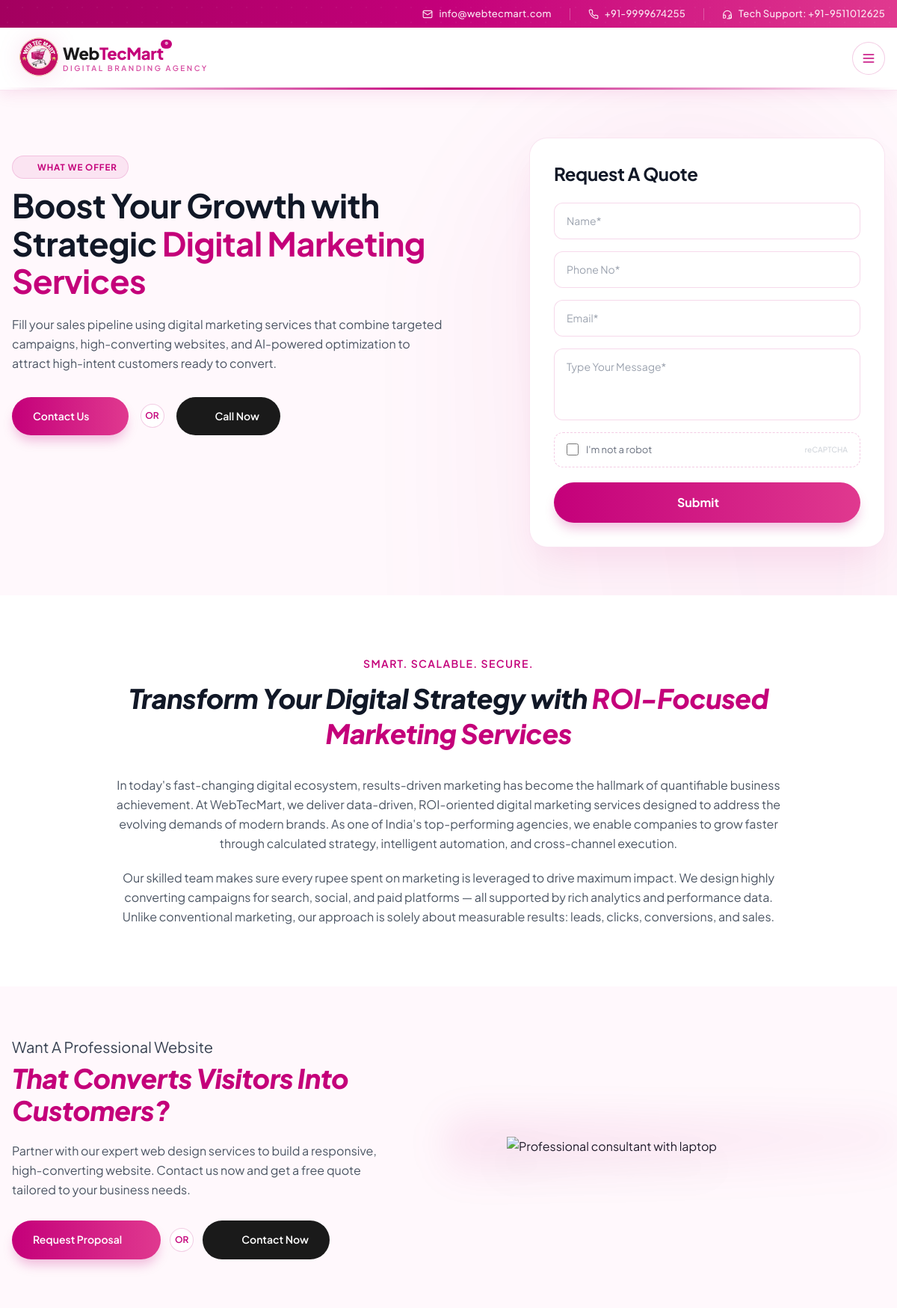
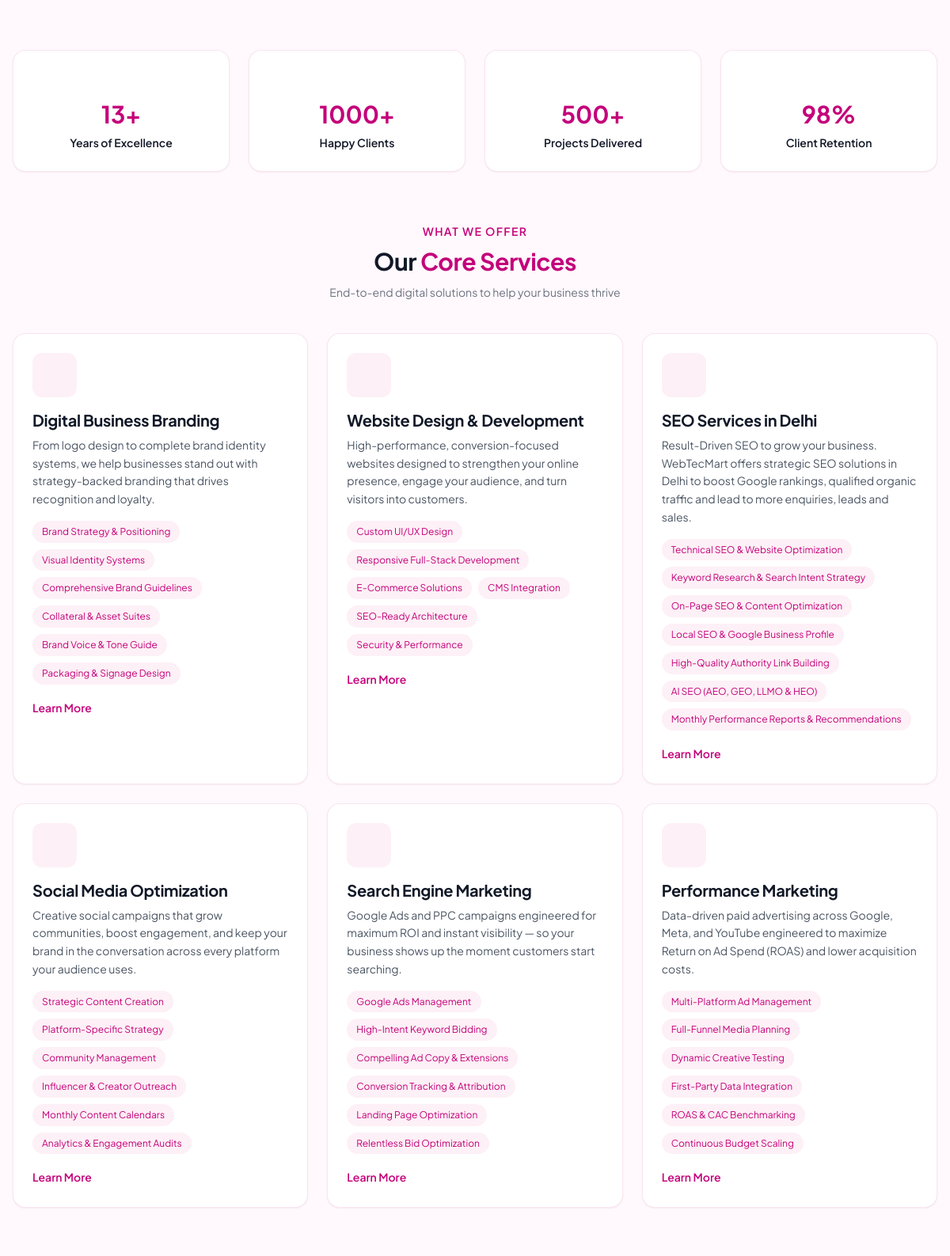
/services.php (upper part), run on the app's committed database (2 pictures, top to bottom).
### tables this page shows
CREATE TABLE content_items (
            id INTEGER PRIMARY KEY AUTOINCREMENT,
            content_type TEXT NOT NULL,
            title TEXT NOT NULL,
            summary TEXT,
            body TEXT,
            metadata TEXT,
            sort_order INTEGER DEFAULT 0,
            is_active INTEGER DEFAULT 1,
            created_at DATETIME DEFAULT CURRENT_TIMESTAMP,
            updated_at DATETIME DEFAULT CURRENT_TIMESTAMP
        );

### config.php (called while the page is built, shortened)
<?php
function db(): PDO
{
    static $pdo;
    if ($pdo instanceof PDO) {
        return $pdo;
    }
    $pdo = new PDO('sqlite:' . DB_PATH);
    $pdo->setAttribute(PDO::ATTR_ERRMODE, PDO::ERRMODE_EXCEPTION);
    $pdo->setAttribute(PDO::ATTR_DEFAULT_FETCH_MODE, PDO::FETCH_ASSOC);
    return $pdo;
}
function e(string $value): string
{
    return htmlspecialchars($value ?? '', ENT_QUOTES, 'UTF-8');
}

### functions.php (called while the page is built, shortened)
<?php
require_once __DIR__ . '/config.php';
function serviceDetailPages(): array
{
    $defaults = array_map(static function (array $page): array {
        $metadata = $page['metadata'] ?? [];
        unset($page['metadata']);
        return array_merge($page, is_array($metadata) ? $metadata : []);
    }, $defaults);
    $seedMarker = db()->prepare('SELECT 1 FROM cms_content_type_state WHERE content_type = :type');
    $seedMarker->execute([':type' => 'service_detail_defaults_v1']);
    $pages = cmsContent('service_detail', $defaults);
    $defaultsBySlug = [];
    foreach ($defaults as $defaultPage) $defaultsBySlug[$defaultPage['slug']] = $defaultPage;
    foreach ($pages as &$page) {
        $slug = (string) ($page['slug'] ?? '');
        if (isset($defaultsBySlug[$slug])) {
            $page = array_merge($defaultsBySlug[$slug], $page);
        }
    }
    return $pages;
}
function servicesPageContent(): array
{
    $items = cmsContent('services_page', [$defaults]);
    $content = array_merge($defaults, $items[0] ?? []);
    $dbPages = serviceDetailPages();
    $dbPagesBySlug = [];
    foreach ($dbPages as $dp) {
        if (!empty($dp['slug'])) {
            $dbPagesBySlug[$dp['slug']] = $dp;
        }
    }
    $coreSlugMap = [
        0 => 'digital-business-branding',
        1 => 'website-design-development',
        2 => 'seo-services-delhi',
        3 => 'social-media-optimization',
        4 => 'search-engine-marketing',
        5 => 'performance-marketing',
    ];
    foreach ($content['main_services'] as $idx => &$ms) {
        $slug = $coreSlugMap[$idx] ?? '';
        if ($slug && isset($dbPagesBySlug[$slug])) {
            $dbItem = $dbPagesBySlug[$slug];
            if (!empty($dbItem['features'])) {
                $ms['features'] = array_map(function($f) {
                    return is_array($f) ? ($f['title'] ?? '') : (string) $f;
                }, $dbItem['features']);
            }
        }
    }
    $seoSlugMap = [
        0 => 'local-seo',
        1 => 'national-seo',
        2 => 'international-seo',
    ];
    foreach ($content['seo_services'] as $idx => &$ss) {
        $slug = $seoSlugMap[$idx] ?? '';
        if ($slug && isset($dbPagesBySlug[$slug])) {
            $dbItem = $dbPagesBySlug[$slug];
            if (!empty($dbItem['features'])) {
                $ss['benefits'] = array_map(function($f) {
                    return is_array($f) ? ($f['title'] ?? '') : (string) $f;
                }, array_slice($dbItem['features'], 0, 3));
            }
        }
    }
    return $content;
}
    ?>
    <?php
function cmsContent(string $type, array $defaults): array
{
    $stmt = db()->prepare('SELECT id, title, summary, body, metadata FROM content_items WHERE content_type = :type AND is_active = 1 ORDER BY sort_order ASC, id ASC');
    $stmt->execute([':type' => $type]);
    $rows = $stmt->fetchAll();
    $initialized = db()->prepare('INSERT OR IGNORE INTO cms_content_type_state (content_type) VALUES (:type)');
    $initialized->execute([':type' => $type]);
    return array_map(function (array $row) use ($type): array {
        $item = json_decode($row['metadata'] ?? '', true);
        if (!is_array($item)) {
            $item = [];
        }
        if ($type === 'blog') {
            $item['id'] = (int) ($row['id'] ?? 0);
        }
        $item['title'] = $row['title'];
        $item['summary'] = $row['summary'] ?? '';
        if ($row['body'] !== '') {
            $item['body'] = $row['body'];
        }
        if ($type === 'pricing') {
            $item = [
                'name' => $row['title'],
                'price' => $item['price'] ?? 'Contact us',
                'description' => $row['summary'] ?? '',
                'features' => $row['body'] !== '' ? preg_split('/\r\n|\r|\n/', $row['body']) : [],
                'popular' => (bool) ($item['popular'] ?? false),
            ];
        }
        return $item;
    }, $rows);
}

### services.php (the view, shortened to what this page needs)
<?php require_once __DIR__ . '/app/templates/header.php'; ?>
<?php
$servicesContent = servicesPageContent();
$mainServices = $servicesContent['main_services'];
$stats = $servicesContent['stats'];
function spIcon(string $name): string {
    $path = $icons[$name] ?? '';
    return '<svg xmlns="http://www.w3.org/2000/svg" viewBox="0 0 24 24" fill="none" stroke="currentColor" stroke-width="2" stroke-linecap="round" stroke-linejoin="round">' . $path . '</svg>';
}
?>
<main class="sp-page" id="servicesPage">
    <div class="sp-bg">
    </div>
    <section class="sp-hero">
        <div class="sp-container">
            <div class="sp-hero-grid">
                <div class="sp-hero-left">
                    <div class="sp-pill">
                        <?= spIcon('sparkles') ?>
                        <span><?= e((string) $servicesContent['hero_badge']) ?></span>
                    </div>
                    <h1 class="sp-hero-h1">
                        <?= e((string) $servicesContent['hero_heading_prefix']) ?>
                        <span class="accent"><?= e((string) $servicesContent['hero_heading_highlight']) ?></span>
                    </h1>
                    <p class="sp-hero-sub"><?= e((string) $servicesContent['summary']) ?></p>
                    <div class="sp-hero-btns">
                        <a href="<?= e((string) $servicesContent['hero_primary_href']) ?>" class="sp-btn-primary">
                            <?= e((string) $servicesContent['hero_primary_label']) ?>
                            <?= spIcon('arrow') ?>
                        </a>
                        <span class="sp-or-badge"><?= e((string) $servicesContent['button_separator_label']) ?></span>
                        <a href="tel:<?= e((string) $servicesContent['hero_phone']) ?>" class="sp-btn-dark">
                            <?= spIcon('phone') ?>
                            <?= e((string) $servicesContent['hero_phone_label']) ?>
                        </a>
                    </div>
                </div>
                <div class="sp-quote-card">
                    <h2><?= e((string) $servicesContent['quote_title']) ?></h2>
                    <form class="sp-quote-form" method="POST" action="/contact.php">
                        <input type="text" name="name" placeholder="<?= e((string) $servicesContent['quote_name_placeholder']) ?>" class="sp-quote-input" required>
                        <input type="tel" name="phone" placeholder="<?= e((string) $servicesContent['quote_phone_placeholder']) ?>" class="sp-quote-input" required>
                        <input type="email" name="email" placeholder="<?= e((string) $servicesContent['quote_email_placeholder']) ?>" class="sp-quote-input" required>
                        <textarea name="message" placeholder="<?= e((string) $servicesContent['quote_message_placeholder']) ?>" rows="3" class="sp-quote-textarea" required></textarea>
                        <label class="sp-recaptcha">
                            <span class="sp-recaptcha-left">
                                <input type="checkbox" required>
                                <span><?= e((string) $servicesContent['robot_label']) ?></span>
                            </span>
                            <span class="sp-recaptcha-brand"><?= e((string) $servicesContent['recaptcha_label']) ?></span>
                        </label>
                        <button type="submit" class="sp-submit">
                            <?= e((string) $servicesContent['quote_submit_label']) ?>
                            <?= spIcon('send') ?>
                        </button>
                    </form>
                </div>
            </div>
        </div>
    </section>
    <section class="sp-intro">
        <div class="sp-container">
            <div class="sp-intro-inner">
                <p class="sp-intro-eyebrow"><?= e((string) $servicesContent['intro_eyebrow']) ?></p>
                <h2 class="sp-intro-h2">
                    <?= e((string) $servicesContent['intro_heading_prefix']) ?>
                    <span class="accent"><?= e((string) $servicesContent['intro_heading_highlight']) ?></span>
                </h2>
                <div class="sp-intro-body">
                    <?php foreach ($servicesContent['intro_paragraphs'] as $paragraph): ?>
                        <?php if (trim((string) $paragraph) !== ''): ?><p><?= e((string) $paragraph) ?></p><?php endif; ?>
                    <?php endforeach; ?>
                </div>
            </div>
        </div>
    </section>
    <section class="sp-website-cta">
        <div class="sp-container">
            <div class="sp-website-grid">
                <div>
                    <p class="sp-website-pre"><?= e((string) $servicesContent['website_pre']) ?></p>
                    <h2 class="sp-website-h2">
                        <?= e((string) $servicesContent['website_heading']) ?>
                    </h2>
                    <p class="sp-website-sub"><?= e((string) $servicesContent['website_description']) ?></p>
                    <div class="sp-website-btns">
                        <a href="<?= e((string) $servicesContent['website_primary_href']) ?>" class="sp-btn-primary">
                            <?= e((string) $servicesContent['website_primary_label']) ?>
                            <?= spIcon('arrow') ?>
                        </a>
                        <span class="sp-or-badge"><?= e((string) $servicesContent['button_separator_label']) ?></span>
                        <a href="tel:<?= e((string) $servicesContent['website_phone']) ?>" class="sp-btn-dark">
                            <?= spIcon('phone') ?>
                            <?= e((string) $servicesContent['website_phone_label']) ?>
                        </a>
                    </div>
                </div>
                <div class="sp-website-image">
                    <img
                        src="<?= e((string) $servicesContent['website_image']) ?>"
                        alt="<?= e((string) $servicesContent['website_image_alt']) ?>"
                        loading="lazy"
                    >
                </div>
            </div>
        </div>
    </section>
    <section class="sp-stats-section">
        <div class="sp-container">
            <div class="sp-stats">
                <?php foreach ($stats as $stat): ?>
                    <div class="sp-stat">
                        <?= spIcon($stat['icon']) ?>
                        <div class="sp-stat-value"><?= htmlspecialchars($stat['value']) ?></div>
                        <div class="sp-stat-label"><?= htmlspecialchars($stat['label']) ?></div>
                    </div>
                <?php endforeach; ?>
            </div>
            <div class="sp-block" id="core-services">
                <div class="sp-block-header">
                    <p class="sp-block-eyebrow"><?= e((string) $servicesContent['services_eyebrow']) ?></p>
                    <h2 class="sp-block-title"><?= e((string) $servicesContent['services_heading_prefix']) ?> <span class="accent"><?= e((string) $servicesContent['services_heading_highlight']) ?></span></h2>
                    <p class="sp-block-sub"><?= e((string) $servicesContent['services_subtitle']) ?></p>
                </div>
                <div class="sp-services-grid">
                    <?php foreach ($mainServices as $service): ?>
                        <div class="sp-service-card">
                            <div class="sp-service-inner">
                                <div class="sp-service-icon">
                                    <?= spIcon($service['icon']) ?>
                                </div>
                                <h3 class="sp-service-title"><?= htmlspecialchars($service['title']) ?></h3>
                                <p class="sp-service-desc"><?= htmlspecialchars($service['description']) ?></p>
                                <div class="sp-service-tags">
                                    <?php foreach (($service['features'] ?? []) as $f): ?>
                                        <span class="sp-service-tag"><?= htmlspecialchars($f) ?></span>
                                    <?php endforeach; ?>
                                </div>
                                <a href="<?= htmlspecialchars(!empty($service['href']) ? $service['href'] : $servicesContent['main_service_link_href']) ?>" class="sp-service-link">
                                    <?= e((string) $servicesContent['main_service_link_label']) ?>
                                    <?= spIcon('arrow') ?>
                                </a>
                            </div>
                        </div>
                    <?php endforeach; ?>
                </div>
            </div>
        </div>
    </section>
</main>
<?php require_once __DIR__ . '/app/templates/footer.php'; ?>

### data on the page
content_items: title "Digital Business Branding", summary "From logo design to complete brand identity systems, we help businesses stand out with strategy-backed branding that drives recognition and loyalty.", f "Brand Strategy & Positioning", f "Visual Identity Systems", f "Comprehensive Brand Guidelines", f "Collateral & Asset Suites", f "Brand Voice & Tone Guide", f "Packaging & Signage Design"
content_items: title "Website Design & Development", summary "High-performance, conversion-focused websites designed to strengthen your online presence, engage your audience, and turn visitors into customers.", f "Custom UI/UX Design", f "Responsive Full-Stack Development", f "E-Commerce Solutions", f "CMS Integration", f "SEO-Ready Architecture", f "Security & Performance"
content_items: title "Social Media Optimization", summary "Creative social campaigns that grow communities, boost engagement, and keep your brand in the conversation across every platform your audience uses.", f "Strategic Content Creation", f "Platform-Specific Strategy", f "Community Management", f "Influencer & Creator Outreach", f "Monthly Content Calendars", f "Analytics & Engagement Audits"
content_items: title "Search Engine Marketing", summary "Google Ads and PPC campaigns engineered for maximum ROI and instant visibility — so your business shows up the moment customers start searching.", f "Google Ads Management", f "High-Intent Keyword Bidding", f "Compelling Ad Copy & Extensions", f "Conversion Tracking & Attribution", f "Landing Page Optimization", f "Relentless Bid Optimization"
content_items: title "Performance Marketing", summary "Data-driven paid advertising across Google, Meta, and YouTube engineered to maximize Return on Ad Spend (ROAS) and lower acquisition costs.", f "Multi-Platform Ad Management", f "Full-Funnel Media Planning", f "Dynamic Creative Testing", f "First-Party Data Integration", f "ROAS & CAC Benchmarking", f "Continuous Budget Scaling"

### other printed values
$servicesContent['hero_badge'] "WHAT WE OFFER"
$servicesContent['hero_heading_prefix'] "Boost Your Growth with Strategic"
$servicesContent['hero_heading_highlight'] "Digital Marketing Services"
$servicesContent['summary'] "Fill your sales pipeline using digital marketing services that combine targeted campaigns, high-converting websites, and AI-powered optimization to attract high-intent customers ready to convert."
$servicesContent['hero_primary_label'] "Contact Us"
$servicesContent['button_separator_label'] "OR"
$servicesContent['hero_phone_label'] "Call Now"
$servicesContent['quote_title'] "Request A Quote"
$servicesContent['robot_label'] "I'm not a robot"
$servicesContent['recaptcha_label'] "reCAPTCHA"
$servicesContent['quote_submit_label'] "Submit"
$servicesContent['intro_eyebrow'] "SMART. SCALABLE. SECURE."
$servicesContent['intro_heading_prefix'] "Transform Your Digital Strategy with"
$servicesContent['intro_heading_highlight'] "ROI-Focused Marketing Services"
$servicesContent['website_pre'] "Want A Professional Website"
